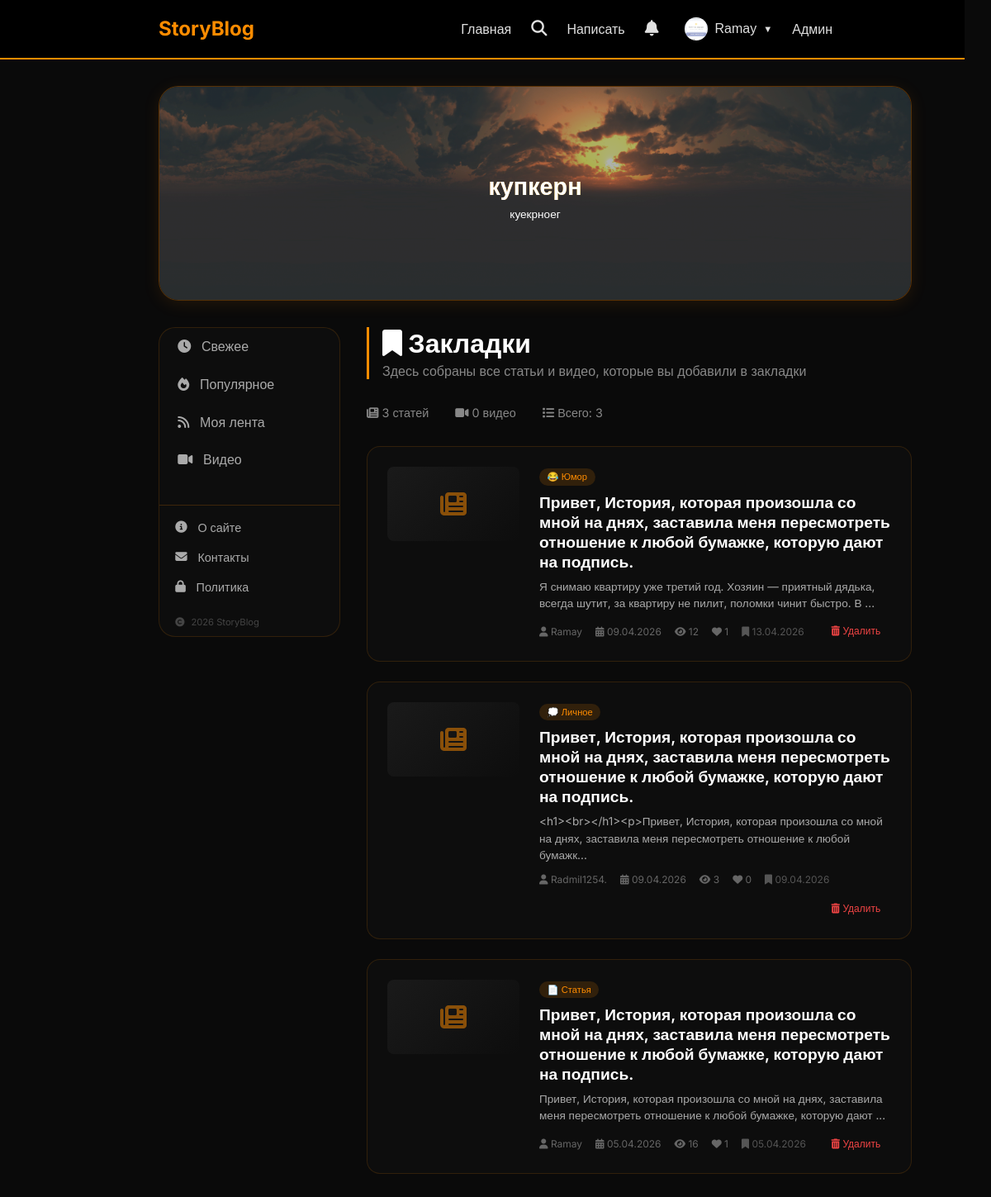
The app's page /my-bookmarks (signed in) with its own data.
### database.py (models this page shows)
class User(Base):
    __tablename__ = 'users'
    id = Column(Integer, primary_key=True)
    email = Column(String, unique=True, index=True)
    username = Column(String, unique=True, index=True)
    hashed_password = Column(String)
    avatar = Column(String, default='default.png')
    is_admin = Column(Boolean, default=False)
    is_active = Column(Boolean, default=True)
    created_at = Column(DateTime, default=datetime.now)

class SliderItem(Base):
    __tablename__ = 'slider_items'
    id = Column(Integer, primary_key=True)
    title = Column(String, default='')
    label = Column(String, default='')
    icon = Column(String, default='📖')
    image_url = Column(String, default='')
    link = Column(String, default='')
    is_active = Column(Boolean, default=True)
    order = Column(Integer, default=0)
    image_position = Column(String, default='cover')
    text_position = Column(String, default='center')
    text_color = Column(String, default='#ffffff')
    text_size = Column(String, default='medium')
    overlay_opacity = Column(Integer, default=30)
    created_at = Column(DateTime, default=datetime.now)

class Article(Base):
    __tablename__ = 'articles'
    id = Column(Integer, primary_key=True)
    title = Column(String, index=True)
    slug = Column(String, unique=True, index=True)
    description = Column(String, default='')
    content = Column(Text)
    user_id = Column(Integer, ForeignKey('users.id'))
    is_published = Column(Boolean, default=False)
    views = Column(Integer, default=0)
    likes = Column(Integer, default=0)
    created_at = Column(DateTime, default=datetime.now)
    updated_at = Column(DateTime, default=datetime.now, onupdate=datetime.now)

class Category(Base):
    __tablename__ = 'categories'
    id = Column(Integer, primary_key=True)
    name = Column(String, unique=True)
    slug = Column(String, unique=True)
    icon = Column(String, default='📁')
    color = Column(String, default='#ff8c00')
    created_at = Column(DateTime, default=datetime.now)

### main.py (the view)
@app.get("/my-bookmarks", response_class=HTMLResponse)
async def my_bookmarks(request: Request, db: Session = Depends(get_db)):
    user = get_current_user(request, db)
    if not user:
        return RedirectResponse(url="/login", status_code=303)
    bookmarks = db.query(Bookmark).filter(Bookmark.user_id == user.id).order_by(Bookmark.created_at.desc()).all()
    articles = []
    for bookmark in bookmarks:
        article = db.query(Article).filter(Article.id == bookmark.article_id, Article.is_published == True).first()
        if article:
            author = db.query(User).filter(User.id == article.user_id).first()
            article.author_name = author.username if author else f"Автор #{article.user_id}"
            article_cat = db.query(ArticleCategory).filter(ArticleCategory.article_id == article.id).first()
            if article_cat:
                cat = db.query(Category).filter(Category.id == article_cat.category_id).first()
                article.category = cat
            article.bookmarked_at = bookmark.created_at
            article.item_type = "article"
            articles.append(article)
    video_bookmarks = db.query(VideoBookmark).filter(VideoBookmark.user_id == user.id).order_by(VideoBookmark.created_at.desc()).all()
    videos = []
    for vbm in video_bookmarks:
        video = db.query(Video).filter(Video.id == vbm.video_id, Video.is_published == True).first()
        if video:
            author = db.query(User).filter(User.id == video.user_id).first()
            video.author_name = author.username if author else f"Автор #{video.user_id}"
            video.author_avatar = author.avatar if author else 'default.png'
            video.bookmarked_at = vbm.created_at
            video.item_type = "video"
            videos.append(video)
    all_items = articles + videos
    all_items.sort(key=lambda x: x.bookmarked_at, reverse=True)
    slider_items = db.query(SliderItem).filter(SliderItem.is_active == True).order_by(SliderItem.order).all()
    return templates.TemplateResponse("my_bookmarks.html", {
        "request": request,
        "user": user,
        "items": all_items,
        "articles_count": len(articles),
        "videos_count": len(videos),
        "slider_items": slider_items
    })

### templates/my_bookmarks.html (shortened to what this page needs)
{% extends "base.html" %}
{% block content %}
<div class="bookmarks-container">
    <div class="bookmarks-header">
        <h1><i class="fas fa-bookmark"></i> Закладки</h1>
        <p>Здесь собраны все статьи и видео, которые вы добавили в закладки</p>
    </div>
    <div class="bookmarks-stats">
        <span><i class="fas fa-newspaper"></i> {{ articles_count }} статей</span>
        <span><i class="fas fa-video"></i> {{ videos_count }} видео</span>
        <span><i class="fas fa-list"></i> Всего: {{ items|length }}</span>
    </div>
    <div class="bookmarks-grid">
        {% for item in items %}
        <div class="bookmark-item">
            <div class="bookmark-thumbnail">
                {% if item.item_type == 'video' %}
                    {% if item.thumbnail_url %}
                    <img src="{{ item.thumbnail_url }}" alt="{{ item.title }}">
                    {% else %}
                    <div class="video-icon">
                        <i class="fas fa-play-circle"></i>
                    </div>
                    {% endif %}
                {% else %}
                    <div style="width: 100%; height: 100%; display: flex; align-items: center; justify-content: center; background: linear-gradient(135deg, #1a1a1a, #0d0d0d);">
                        <i class="fas fa-newspaper" style="font-size: 2rem; color: #ff8c00; opacity: 0.5;"></i>
                    </div>
                {% endif %}
            </div>
            <div class="bookmark-content">
                <span class="bookmark-type {% if item.item_type == 'video' %}video{% endif %}">
                    {% if item.item_type == 'video' %}
                    <i class="fas fa-video"></i> Видео
                    {% else %}
                    {{ item.category.icon if item.category else '📄' }} {{ item.category.name if item.category else 'Статья' }}
                    {% endif %}
                </span>
                <h3 class="bookmark-title">
                    <a href="/{{ 'video' if item.item_type == 'video' else 'article' }}/{{ item.id if item.item_type == 'video' else item.slug }}">
                        {{ item.title }}
                    </a>
                </h3>
                {% if item.description %}
                <div class="bookmark-description">
                    {{ item.description[:120] }}{% if item.description|length > 120 %}...{% endif %}
                </div>
                {% endif %}
                <div class="bookmark-meta">
                    <span><i class="fas fa-user"></i> {{ item.author_name }}</span>
                    <span><i class="fas fa-calendar-alt"></i> {{ item.created_at.strftime('%d.%m.%Y') }}</span>
                    {% if item.item_type == 'video' %}
                    <span><i class="fas fa-play"></i> {{ item.views }}</span>
                    {% else %}
                    <span><i class="fas fa-eye"></i> {{ item.views }}</span>
                    {% endif %}
                    <span><i class="fas fa-heart"></i> {{ item.likes }}</span>
                    <span style="color: #555;"><i class="fas fa-bookmark"></i> {{ item.bookmarked_at.strftime('%d.%m.%Y') }}</span>
                    <div class="bookmark-actions">
                        <form method="post" action="/{% if item.item_type == 'video' %}video-bookmark{% else %}bookmark{% endif %}/{{ item.id }}" style="display: inline;">
                            <button type="submit" class="delete-bookmark-btn">
                                <i class="fas fa-trash-alt"></i> Удалить
                            </button>
                        </form>
                    </div>
                </div>
            </div>
        </div>
        {% endfor %}
    </div>
</div>
{% endblock %}

### templates/base.html (shortened to what this page needs)
<!DOCTYPE html>
<html lang="ru">
<head>
    <link href="https://cdn.quilljs.com/1.3.6/quill.snow.css" rel="stylesheet">
    <link rel="stylesheet" href="https://cdnjs.cloudflare.com/ajax/libs/font-awesome/6.5.1/css/all.min.css">
</head>
<body>
    <nav class="navbar">
        <h2><a href="/" style="color:#ff8c00; text-decoration:none;">StoryBlog</a></h2>
        <div class="nav-links">
            <a href="/">Главная</a>
            <div class="search-wrapper">
                <button class="search-icon-btn" id="searchIconBtn" onclick="toggleSearch()">
                    <i class="fas fa-search"></i>
                </button>
            </div>
            {% if user %}
                <a href="/create">Написать</a>
                <div class="notif-menu">
                    <button class="notif-btn" onclick="toggleNotifMenu()">
                        <i class="fas fa-bell"></i>
                    </button>
                </div>
                <div class="user-menu">
                    <button class="user-menu-btn" onclick="toggleUserMenu()">
                        {% if user.avatar and user.avatar != 'default.png' %}
                        <img src="/static/avatars/{{ user.avatar }}" class="nav-avatar">
                        {% else %}
                        <span class="nav-avatar-placeholder">{{ user.username[0]|upper }}</span>
                        {% endif %}
                        {{ user.username }}
                        <span style="font-size: 0.7rem;">▼</span>
                    </button>
                </div>
                {% if user.is_admin %}<a href="/admin">Админ</a>{% endif %}
            {% else %}
                <a href="/login">Войти</a>
                <a href="/register">Регистрация</a>
            {% endif %}
        </div>
    </nav>
    <div class="container">
        {% block hero %}
        <div class="hero" id="heroBlock">
            <div class="hero-slider">
                <div class="hero-slider-track" id="heroSliderTrack">
                    {% for item in slider_items %}
                    <div class="hero-slide" {% if item.link %}onclick="location.href='{{ item.link }}'" style="cursor: pointer;"{% endif %}>
                        {% if item.image_url %}
                        <img src="{{ item.image_url }}" class="hero-slide-bg" alt="slide" style="object-fit: {{ item.image_position if item.image_position else 'cover' }};">
                        {% endif %}
                        {% if item.overlay_opacity and item.overlay_opacity > 0 %}
                        <div class="hero-slide-overlay" style="background: rgba(0,0,0,{{ item.overlay_opacity / 100 }});"></div>
                        {% endif %}
                        {% if item.title %}
                        <h1 style="color: {{ item.text_color if item.text_color else '#ffffff' }}; font-size: {% if item.text_size == 'small' %}1.2rem{% elif item.text_size == 'large' %}2.2rem{% else %}1.8rem{% endif %};">
                            {{ item.title }}
                        </h1>
                        {% endif %}
                        {% if item.label %}
                        <p style="color: {{ item.text_color if item.text_color else '#ffffff' }}; font-size: {% if item.text_size == 'small' %}0.7rem{% elif item.text_size == 'large' %}1rem{% else %}0.85rem{% endif %};">
                            {{ item.label }}
                        </p>
                        {% endif %}
                    </div>
                    {% endfor %}
                </div>
            </div>
        </div>
        {% endblock %}
        <div class="layout">
{% block left_menu %}
<div class="left-menu">
    <div class="left-menu-item {% if feed == 'fresh' %}active{% endif %}" data-feed="fresh" onclick="switchFeed('fresh')">
        <i class="fas fa-clock"></i> Свежее
    </div>
    <div class="left-menu-item {% if feed == 'popular' %}active{% endif %}" data-feed="popular" onclick="switchFeed('popular')">
        <i class="fas fa-fire"></i> Популярное
    </div>
    {% if user %}
    <div class="left-menu-item {% if feed == 'myfeed' %}active{% endif %}" data-feed="myfeed" onclick="switchFeed('myfeed')">
        <i class="fas fa-rss"></i> Моя лента
    </div>
    {% endif %}
    <div class="left-menu-item" data-feed="videos" onclick="switchFeed('videos')">
        <i class="fas fa-video"></i> Видео
    </div>
    <div class="menu-footer">
        <a href="/about" class="menu-footer-item">
            <i class="fas fa-info-circle"></i> О сайте
        </a>
        <a href="/contacts" class="menu-footer-item">
            <i class="fas fa-envelope"></i> Контакты
        </a>
        <a href="/privacy" class="menu-footer-item">
            <i class="fas fa-lock"></i> Политика
        </a>
        <div class="menu-footer-copyright">
            <i class="fas fa-copyright"></i> 2026 StoryBlog
        </div>
    </div>
</div>
{% endblock %}
            <div class="content-right">
                {% block content %}{% endblock %}
            </div>
        </div>
    </div>
</body>
</html>

### records on screen
User: avatar (picture), username "Ramay"
SliderItem: image_url (picture), title "купкерн", label "куекрноег"
Article: category "😂", category "Юмор", title "Привет, История, которая произошла со мной на днях, заставила меня пересмотреть отношение к любой бумажке, которую дают на подпись.", description "Я снимаю квартиру уже третий год. Хозяин — приятный дядька, всегда шутит, за квартиру не пилит, поломки чинит быстро. В", author_name "Ramay", created_at "09.04.2026", views "12", likes "1", bookmarked_at "13.04.2026"
Article: category "💭", category "Личное", title "Привет, История, которая произошла со мной на днях, заставила меня пересмотреть отношение к любой бумажке, которую дают на подпись.", description "<h1><br></h1><p>Привет, История, которая произошла со мной на днях, заставила меня пересмотреть отношение к любой бумажк", author_name "Radmil1254.", created_at "09.04.2026", views "3", likes "0", bookmarked_at "09.04.2026"
Article: category "📄", category "Статья", title "Привет, История, которая произошла со мной на днях, заставила меня пересмотреть отношение к любой бумажке, которую дают на подпись.", description "Привет, История, которая произошла со мной на днях, заставила меня пересмотреть отношение к любой бумажке, которую дают", author_name "Ramay", created_at "05.04.2026", views "16", likes "1", bookmarked_at "05.04.2026"

### other values on screen
{{ articles_count }} "3"
{{ videos_count }} "0"
{{ items|length }} "3"
